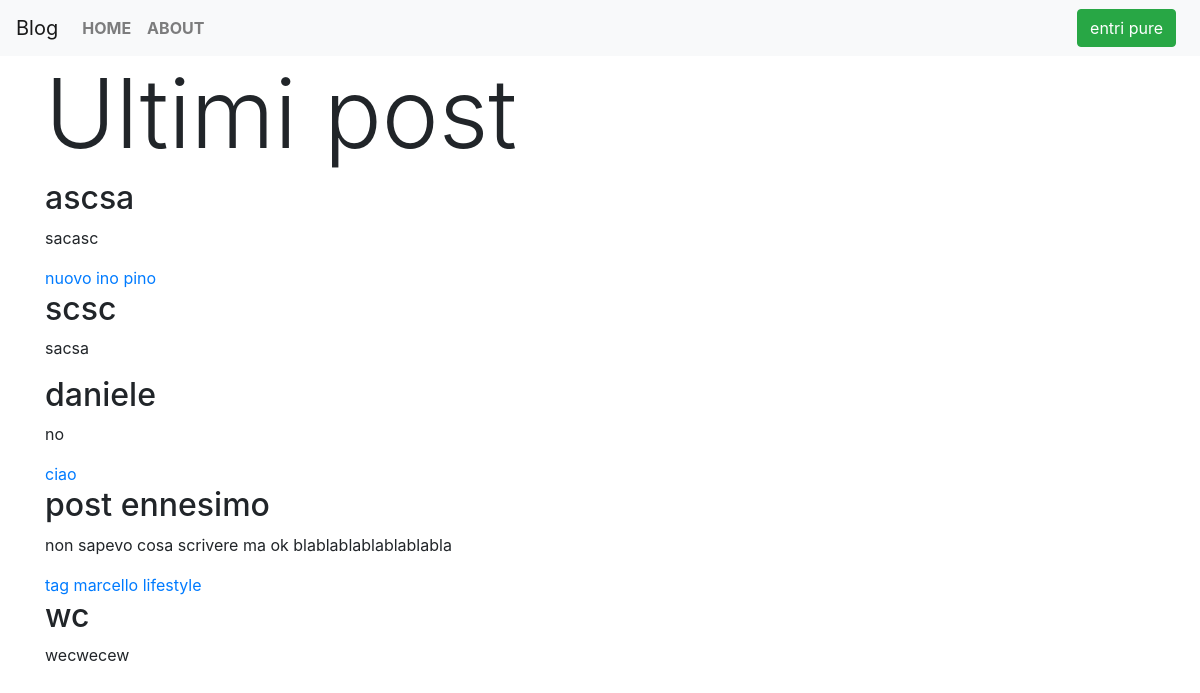
The page / on the database its author committed.
### tables this page shows
CREATE TABLE `post` (
  `id` int(11) NOT NULL,
  `user_id` int(11) NOT NULL,
  `title` varchar(255) DEFAULT NULL,
  `creation_date` datetime NOT NULL DEFAULT current_timestamp(),
  `content` longtext DEFAULT NULL
);

CREATE TABLE `tag` (
  `id` int(11) NOT NULL,
  `title` varchar(255) NOT NULL
);

### index.php (called while the page is built, shortened)
<?php
include_once 'entity/Post.php';
include_once 'core/bootstrap.php';
include_once 'entity/Post-repository.php';
if (!empty($_GET['tag'])) {
    $posts = $repository->getAllPostsByTag();
} else {
    $posts = $repository->getAllDbPosts();
}
include 'view/index.php';
?>

### core/login-handler.php (called while the page is built, shortened)
<?php
function isLogged()
{
   return isset($_SESSION['loggedUser']);
}

### entity/Post-repository.php (called while the page is built, shortened)
<?php
class PostRepository
{
    public function getAllDbPosts()
    {
        $everypost = [];
        $everytag = [];
        $username = 'root';
        $passwordDB = '';
        $pdo = new PDO('mysql:host=localhost;dbname=blog', $username, $passwordDB);
        $statement = $pdo->query("SELECT id, title, content FROM post");
        $data = $statement->fetchAll();
        foreach ($data as $post) {
            $postID = $post['id'];
            $statement2 = $pdo->prepare("SELECT tag_id FROM post_tag where post_id = :id");
            $statement2->bindParam(':id', $postID);
            $statement2->execute();
            if ($statement2->rowCount() >0) {
                $tagsraw = $statement2->fetchall();
                foreach ($tagsraw as $tag) {
                    $statement3 = $pdo->query("SELECT title from tag where id = $tag[tag_id]");
                    $everytag[] = $statement3->fetch();
                }
                $everypost[] = new Post($post['title'], $post['content'], $everytag);
                unset($everytag);
            } else {
                $everypost[] = new Post($post['title'], $post['content'], []);
            }
        }
        return $everypost;
    }
}

### entity/Post.php (called while the page is built, shortened)
<?php
class Post
{
    public function __construct($title, $content, $tags)
    {
        $this->title = $title;
        $this->content = $content;
        $this->tags = $tags;
    }
}

### view/index.php (the view, shortened to what this page needs)
    <?php require 'modules/header.php'; ?>
<div class="container">
    <h1 class="display-1">Ultimi post</h1>
    <?php foreach($posts as $post):  ?>
    <div>
        <h2><?= $post->title ?> </h2>
        <p> <?= $post->content?>  </p>
        <?php foreach ($post->tags as $tag) : ?>
                <a href="index.php?tag=<?= $tag['title'] ?>">
                <?php echo $tag['title'] ?> </a>
            <?php endforeach ?>
    </div>
    <?php endforeach ?>
</div>
</body>
<?php require 'modules/footer.php'; ?>

### view/modules/header.php (shortened to what this page needs)
<html>
<head>
        <link rel="stylesheet" href="https://stackpath.bootstrapcdn.com/bootstrap/4.3.1/css/bootstrap.min.css">
</head>
<body>
    <nav class="navbar navbar-expand-lg navbar-light bg-light">
        <a class="navbar-brand" href="index.php">Blog</a>
              <div class="collapse navbar-collapse" id="navbarSupportedContent">
                <ul class="navbar-nav mr-auto">
                        <li class="nav-item">
                                <a class="nav-link font-weight-bold" href="index.php">HOME </a>
                              </li>
                              <li class="nav-item">
                                <a class="nav-link font-weight-bold" href="about.php">ABOUT</a>
                              </li>
                </ul>
                <?php  if (isLogged()) { ?>
                    <a class="btn btn-success mr-2 px-4" href="login.php?logout=yes">logout</a>
                    <a class="btn btn-secondary px-4" href="post.php">post</a>
                <?php } else { ?>
                    <a class="btn btn-success mr-2 px-8" href="login.php">entri pure</a>
                <?php } ?>
              </div>
</nav>

### view/modules/footer.php
</html>

### rows shown on the page
post: title "ascsa", content "sacasc"
tag: title "nuovo"
tag: title "ino"
tag: title "pino"
post: title "scsc", content "sacsa"
post: title "daniele", content "no"
tag: title "ciao"
post: title "post ennesimo", content "non sapevo cosa scrivere ma ok blablablablablablabla"
tag: title "tag"
tag: title "marcello"
tag: title "lifestyle"
post: title "wc", content "wecwecew"
